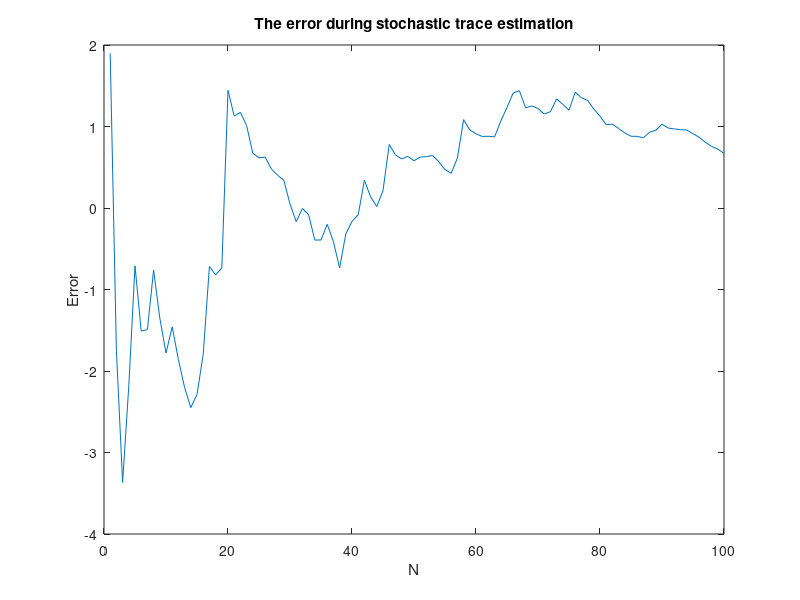

Write MATLAB code to recreate this figure.
% stochastic trace estimation
n=10;              %dimension of matrix
N=100;                %sampling times
A = rand(n);
B = tril(A,-1)+triu(A',0);
x=-1 + 2.*rand([n N]);
for k = 1:n
    for i=1:N
        if x(k,i)>0
            x(k,i)=1;
        else
            x(k,i)=-1;
        end
    end
end
s=0;
count=1;
tr_err=zeros(1,N);
tr=trace(B);
for i = 1:N
    s=s+x(:,i)'*B*x(:,i);
    tr_err(i)=s/count-tr;
    count=count+1;
end
figure(1);
n=1:N;
plot(n,tr_err);xlabel('N');ylabel('Error');title('The error during stochastic trace estimation');




